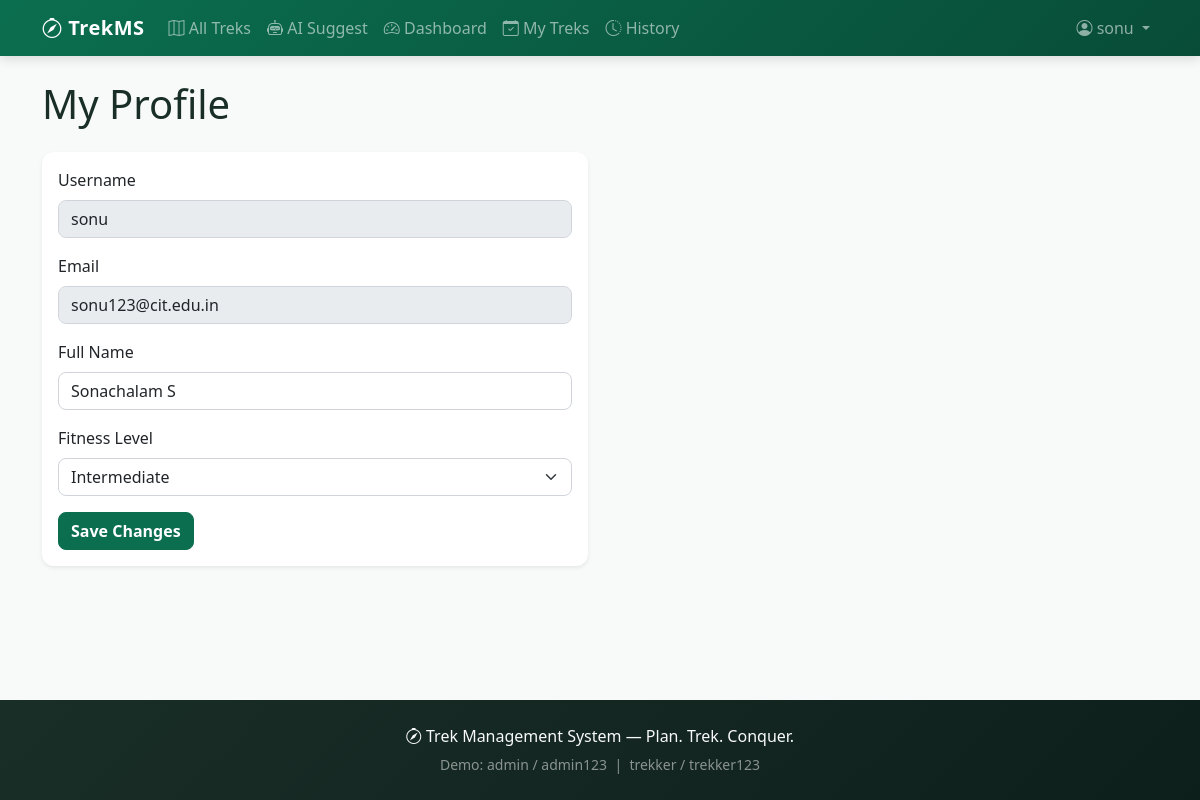
/profile (signed in), run on the app's committed database.
### tables this page shows
CREATE TABLE users (
            id INTEGER PRIMARY KEY AUTOINCREMENT,
            username TEXT UNIQUE NOT NULL,
            email TEXT UNIQUE NOT NULL,
            password_hash TEXT NOT NULL,
            full_name TEXT,
            fitness_level TEXT DEFAULT 'intermediate',
            is_admin INTEGER DEFAULT 0,
            created_at TEXT
        );

### app.py (the view, shortened to what this page needs)
@app.route("/profile", methods=["GET", "POST"])
@login_required
def profile():
    return render_template("profile.html")

### app.py (called while the page is built)
def get_db():
    conn = sqlite3.connect(DATABASE)
    conn.row_factory = sqlite3.Row
    return conn

@login_manager.user_loader
def load_user(user_id):
    conn = get_db()
    row = conn.execute("SELECT * FROM users WHERE id = ?", (user_id,)).fetchone()
    conn.close()
    return User(row) if row else None

### templates/profile.html (shortened to what this page needs)
{% extends "base.html" %}
{% block content %}
<h1 class="mb-4">My Profile</h1>
<div class="row">
  <div class="col-md-6">
    <div class="card shadow-sm">
      <div class="card-body">
        <form method="post">
          <div class="mb-3">
            <label class="form-label">Username</label>
            <input type="text" class="form-control" value="{{ current_user.username }}" disabled>
          </div>
          <div class="mb-3">
            <label class="form-label">Email</label>
            <input type="text" class="form-control" value="{{ current_user.email }}" disabled>
          </div>
          <div class="mb-3">
            <label class="form-label">Full Name</label>
            <input type="text" name="full_name" class="form-control" value="{{ current_user.full_name or '' }}">
          </div>
          <div class="mb-3">
            <label class="form-label">Fitness Level</label>
            <select name="fitness_level" class="form-select">
              <option value="intermediate" {% if current_user.fitness_level=='intermediate' %}selected{% endif %}>Intermediate</option>
            </select>
          </div>
          <button type="submit" class="btn btn-trek">Save Changes</button>
        </form>
      </div>
    </div>
  </div>
</div>
{% endblock %}

### templates/base.html (shortened to what this page needs)
<!DOCTYPE html>
<html lang="en">
<head>
  <link href="https://cdn.jsdelivr.net/npm/bootstrap@5.3.3/dist/css/bootstrap.min.css" rel="stylesheet">
  <link href="https://cdn.jsdelivr.net/npm/bootstrap-icons@1.11.3/font/bootstrap-icons.min.css" rel="stylesheet">
  <link rel="stylesheet" href="https://unpkg.com/leaflet@1.9.4/dist/leaflet.css">
  <link href="{{ url_for('static', filename='css/style.css') }}" rel="stylesheet">
</head>
<body>
  <nav class="navbar navbar-expand-lg navbar-dark bg-trek sticky-top">
    <div class="container">
      <a class="navbar-brand fw-bold" href="{% if current_user.is_authenticated and current_user.is_admin %}{{ url_for('admin_dashboard') }}{% elif current_user.is_authenticated %}{{ url_for('user_dashboard') }}{% else %}{{ url_for('index') }}{% endif %}">
        <i class="bi bi-compass"></i> TrekMS
      </a>
      <div class="collapse navbar-collapse" id="nav">
        <ul class="navbar-nav me-auto">
          <li class="nav-item"><a class="nav-link" href="{{ url_for('treks_list') }}"><i class="bi bi-map"></i> All Treks</a></li>
          <li class="nav-item"><a class="nav-link" href="{{ url_for('ai_suggest') }}"><i class="bi bi-robot"></i> AI Suggest</a></li>
          {% if current_user.is_authenticated %}
          {% if not current_user.is_admin %}
          <li class="nav-item"><a class="nav-link" href="{{ url_for('user_dashboard') }}"><i class="bi bi-speedometer2"></i> Dashboard</a></li>
          {% endif %}
          <li class="nav-item"><a class="nav-link" href="{{ url_for('my_treks') }}"><i class="bi bi-calendar-check"></i> My Treks</a></li>
          <li class="nav-item"><a class="nav-link" href="{{ url_for('user_history') }}"><i class="bi bi-clock-history"></i> History</a></li>
          {% endif %}
        </ul>
        <ul class="navbar-nav">
          {% if current_user.is_authenticated %}
          <li class="nav-item dropdown">
            <a class="nav-link dropdown-toggle" href="#" data-bs-toggle="dropdown">
              <i class="bi bi-person-circle"></i> {{ current_user.username }}
            </a>
          </li>
          {% endif %}
        </ul>
      </div>
    </div>
  </nav>
  <main class="container my-4">
    {% block content %}{% endblock %}
  </main>
  <footer class="text-light py-4 mt-5">
    <div class="container text-center">
      <p class="mb-1"><i class="bi bi-compass"></i> Trek Management System &mdash; Plan. Trek. Conquer.</p>
      <small class="text-white-50">Demo: admin / admin123 &nbsp;|&nbsp; trekker / trekker123</small>
    </div>
  </footer>
</body>
</html>

### static/css/style.css (style rules this page uses)
:root { --trek-primary: #0b6e4f; --trek-dark: #084c37; --trek-light: #e6f4ef; --trek-accent: #f4a261; --trek-soft: #f7faf8; --shadow: 0 4px 20px rgba(0,0,0,0.08); --radius: 12px; }
* { box-sizing: border-box; }
body { background: var(--trek-soft); min-height: 100vh; display: flex; flex-direction: column; font-family: 'Segoe UI', system-ui, -apple-system, sans-serif; color: #1a2e28; }
main { flex: 1; }
.bg-trek { background: linear-gradient(135deg, var(--trek-primary), var(--trek-dark)) !important; box-shadow: 0 2px 12px rgba(0,0,0,0.15); }
.navbar-brand { letter-spacing: 0.5px; }
.nav-link { font-weight: 500; transition: opacity 0.2s; }
.btn-trek { background: var(--trek-primary); border-color: var(--trek-primary); color: #fff; font-weight: 600; border-radius: 8px; transition: all 0.2s; }
.form-control, .form-select { border-radius: 8px; border-color: #d1d5db; }
.card { border: none; border-radius: var(--radius); box-shadow: var(--shadow); }
footer { background: linear-gradient(135deg, #1a2e28, #0d1f1a) !important; }

### data on the page
users: username "sonu", email "sonu123@cit.edu.in", full_name "Sonachalam S", fitness_level "Intermediate"
